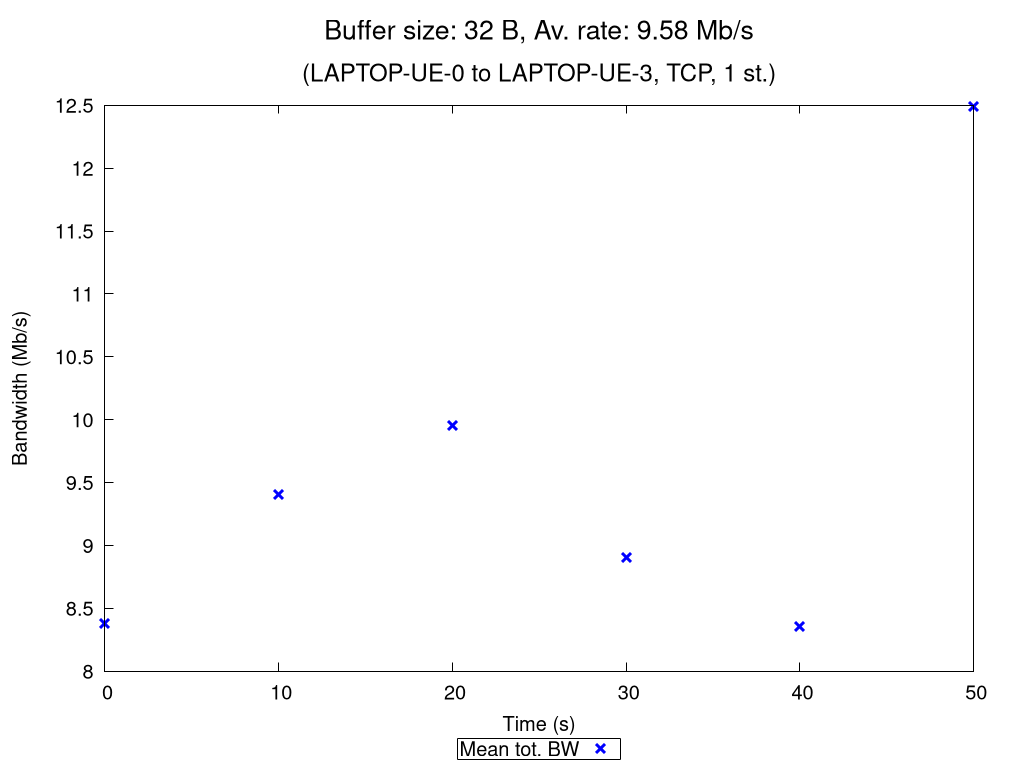

This figure's gnuplot source:
set terminal pngcairo nocrop enhanced size 1024,768 font "Verdana,15"
set output "TCP_1_st_2020_10_18_08-18-25_one2two_00032B.png"

set title "{/=20 Buffer size: 32 B, Av. rate: 9.58 Mb/s}\n\n{/=18 (LAPTOP-UE-0 to LAPTOP-UE-3, TCP, 1 st.)}"

set xlabel "Time (s)"
set ylabel "Bandwidth (Mb/s)"
set ytics nomirror
set key bmargin center horizontal box samplen 1 width -1
set bmargin 4.6
set rmargin 4.5

rf = 1000000.0  # rate factor
set style fill transparent solid 0.2 noborder
set autoscale xfix
plot "TCP_1_st_2020_10_18_08-18-25_one2two_00032B_iperf_processed.dat" using 1:($2/rf-$3/rf):($2/rf+$3/rf) with filledcurves lc rgb "blue" notitle, \
     "" using 1:($2/rf) with points pt 2 ps 1.5 lw 3 lc rgb "blue" title "Mean tot. BW", \
